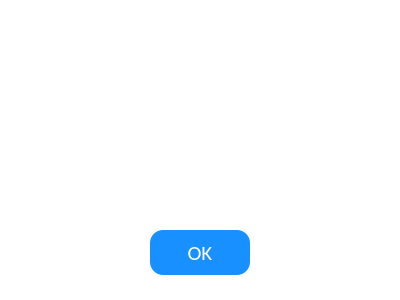
<?xml version="1.0" encoding="UTF-8"?>
<ui version="4.0">
 <class>Form</class>
 <widget class="QWidget" name="Form">
  <property name="geometry">
   <rect>
    <x>0</x>
    <y>0</y>
    <width>400</width>
    <height>300</height>
   </rect>
  </property>
  <property name="windowTitle">
   <string>Form</string>
  </property>
  <widget class="QWidget" name="widget" native="true">
   <property name="geometry">
    <rect>
     <x>0</x>
     <y>0</y>
     <width>400</width>
     <height>300</height>
    </rect>
   </property>
   <property name="styleSheet">
    <string notr="true">background-color: rgb(255, 255, 255);</string>
   </property>
   <widget class="QLabel" name="msg_label">
    <property name="geometry">
     <rect>
      <x>40</x>
      <y>110</y>
      <width>320</width>
      <height>81</height>
     </rect>
    </property>
    <property name="sizePolicy">
     <sizepolicy hsizetype="Expanding" vsizetype="Preferred">
      <horstretch>0</horstretch>
      <verstretch>0</verstretch>
     </sizepolicy>
    </property>
    <property name="font">
     <font>
      <family>Calibri</family>
      <pointsize>14</pointsize>
     </font>
    </property>
    <property name="autoFillBackground">
     <bool>false</bool>
    </property>
    <property name="text">
     <string/>
    </property>
    <property name="alignment">
     <set>Qt::AlignCenter</set>
    </property>
    <property name="wordWrap">
     <bool>true</bool>
    </property>
   </widget>
   <widget class="QPushButton" name="close_button">
    <property name="geometry">
     <rect>
      <x>150</x>
      <y>230</y>
      <width>100</width>
      <height>45</height>
     </rect>
    </property>
    <property name="font">
     <font>
      <family>Calibri</family>
      <pointsize>16</pointsize>
      <weight>9</weight>
      <italic>false</italic>
      <bold>false</bold>
     </font>
    </property>
    <property name="styleSheet">
     <string notr="true">background-color: rgb(24, 144, 255);
font: 75 16pt &quot;Calibri&quot;;
border-radius:13px;
color: rgb(255, 255, 255);</string>
    </property>
    <property name="text">
     <string>OK</string>
    </property>
   </widget>
   <widget class="QLabel" name="exclamation_label">
    <property name="geometry">
     <rect>
      <x>170</x>
      <y>30</y>
      <width>60</width>
      <height>60</height>
     </rect>
    </property>
    <property name="text">
     <string/>
    </property>
   </widget>
  </widget>
 </widget>
 <resources/>
 <connections/>
</ui>
